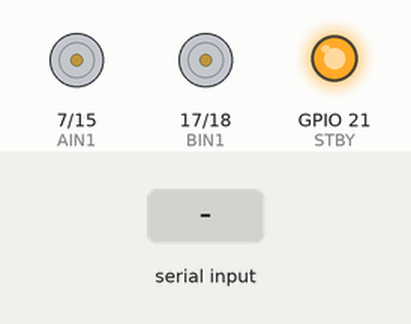
A sketch run on a simulated ESP32-S3. Parts: motor-driver pin pairs drawn as motors (green arrow = first pin HIGH = forward, orange = second pin HIGH = backward, longer = more drive, scaled by the enable pin, stopped while the standby pin is LOW), output pins drawn as LEDs (lit = HIGH). The test bench sets the inputs (shaded band).

Above: at 1.2 s.
1.3 s: "FWD:\n" received over Serial
2.8 s: "REV:\n" received over Serial
4.3 s: "LEFT\n" received over Serial
At 4.8 s:
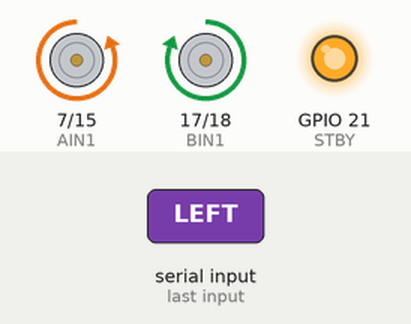
5.8 s: "RIGHT\n" received over Serial
At 7.0 s:
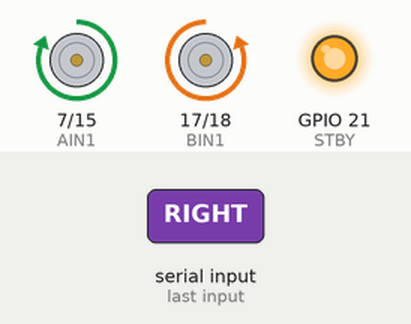
7.3 s: "STOP\n" received over Serial
At 8.3 s:
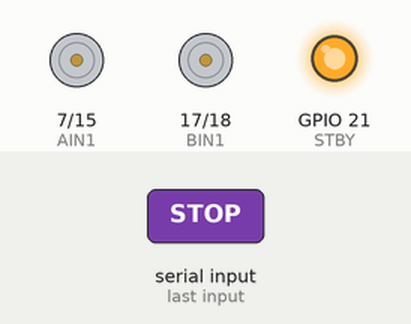
8.8 s: "FWD:90\n" received over Serial
At 9.5 s:
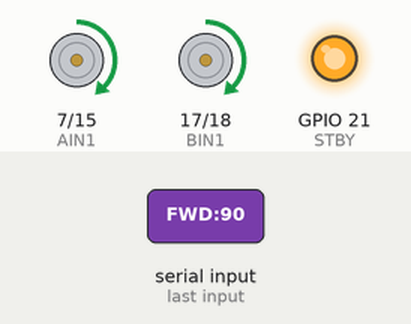
Timing chart, 0 to 11.3 s (numbered marks = the images above; inputs shaded):
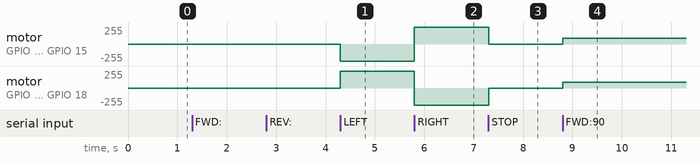

The sketch:

esp32_code_v3.ino
```cpp
#define PWMA 6
#define PWMB 16

#define AIN1 7
#define AIN2 15
#define BIN1 17
#define BIN2 18

#define STBY 21

#define PWM_FREQ 1000
#define PWM_RES 8

void setup() {
  Serial.begin(115200);

  pinMode(AIN1, OUTPUT);
  pinMode(AIN2, OUTPUT);
  pinMode(BIN1, OUTPUT);
  pinMode(BIN2, OUTPUT);
  pinMode(STBY, OUTPUT);

  digitalWrite(STBY, HIGH);

  ledcAttach(PWMA, PWM_FREQ, PWM_RES);
  ledcAttach(PWMB, PWM_FREQ, PWM_RES);

  stopMotors();
}

void loop() {
  if (Serial.available()) {
    String cmd = Serial.readStringUntil('\n');
    cmd.trim();

    if (cmd.startsWith("FWD:")) {
      forward(cmd.substring(4).toInt());
    }
    else if (cmd.startsWith("REV:")) {
      reverse(cmd.substring(4).toInt());
    }
    else if (cmd == "LEFT") {
      turnLeft();
    }
    else if (cmd == "RIGHT") {
      turnRight();
    }
    else if (cmd == "STOP") {
      stopMotors();
    }
  }
}

/* -------- motor control -------- */

void forward(int pwm) {
  digitalWrite(AIN1, HIGH);
  digitalWrite(AIN2, LOW);
  digitalWrite(BIN1, HIGH);
  digitalWrite(BIN2, LOW);
  ledcWrite(PWMA, pwm);
  ledcWrite(PWMB, pwm);
}

void reverse(int pwm) {
  digitalWrite(AIN1, LOW);
  digitalWrite(AIN2, HIGH);
  digitalWrite(BIN1, LOW);
  digitalWrite(BIN2, HIGH);
  ledcWrite(PWMA, pwm);
  ledcWrite(PWMB, pwm);
}

void turnLeft() {
  digitalWrite(AIN1, LOW);
  digitalWrite(AIN2, HIGH);
  digitalWrite(BIN1, HIGH);
  digitalWrite(BIN2, LOW);
  ledcWrite(PWMA, 255);
  ledcWrite(PWMB, 255);
}

void turnRight() {
  digitalWrite(AIN1, HIGH);
  digitalWrite(AIN2, LOW);
  digitalWrite(BIN1, LOW);
  digitalWrite(BIN2, HIGH);
  ledcWrite(PWMA, 255);
  ledcWrite(PWMB, 255);
}

void stopMotors() {
  ledcWrite(PWMA, 0);
  ledcWrite(PWMB, 0);
}
```

Measured:
- after the input at 4.3 s, motor on GPIO 7 (AIN1) / GPIO 15 (AIN2): stopped → backward 255/255 at once; motor on GPIO 17 (BIN1) / GPIO 18 (BIN2): stopped → forward 255/255 at once
- after the input at 5.8 s, motor on GPIO 7 (AIN1) / GPIO 15 (AIN2): backward 255/255 → forward 255/255 at once; motor on GPIO 17 (BIN1) / GPIO 18 (BIN2): forward 255/255 → backward 255/255 at once
- after the input at 7.3 s, motor on GPIO 7 (AIN1) / GPIO 15 (AIN2): forward 255/255 → stopped at once; motor on GPIO 17 (BIN1) / GPIO 18 (BIN2): backward 255/255 → stopped at once
- after the input at 8.8 s, motor on GPIO 7 (AIN1) / GPIO 15 (AIN2), motor on GPIO 17 (BIN1) / GPIO 18 (BIN2): stopped → forward 90/255 at once
